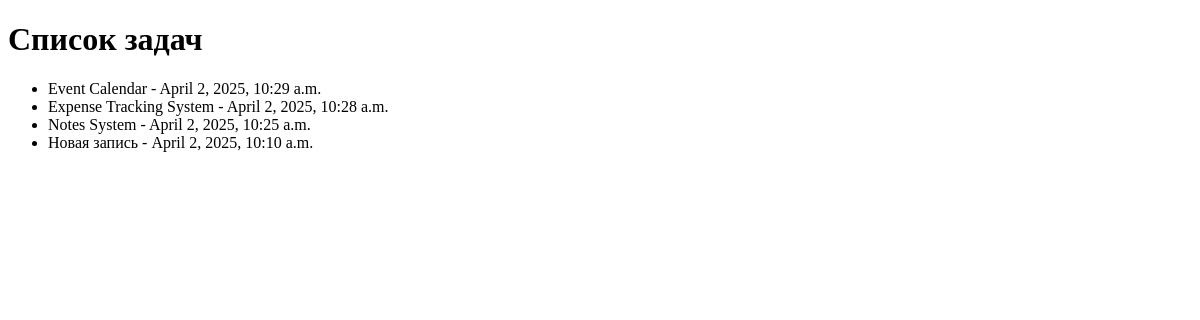
Before: / with the older database file.
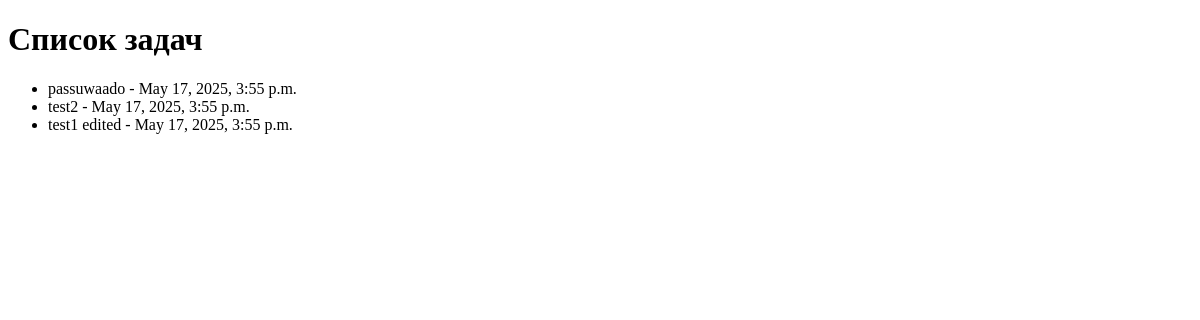
After: the same page with the newer database file.
### tasks/models.py (models this page shows, shortened)
class Entry(models.Model):
    title = models.CharField(max_length=200)
    content = models.TextField()
    description = models.TextField(null=True, blank=True)  # Добавить описание
    priority = models.CharField(max_length=50, null=True, blank=True)  # Добавить приоритет
    status = models.CharField(max_length=50, null=True, blank=True)  # Добавить статус
    category = models.ForeignKey(Category, on_delete=models.SET_NULL, null=True, blank=True)  #FK
    tags = models.ManyToManyField(Tag, blank=True)  # Связь с тегами через ManyToManyField
    created_at = models.DateTimeField(auto_now_add=True)
    updated_at = models.DateTimeField(auto_now=True)
    user = models.ForeignKey(User, on_delete=models.CASCADE, null=True)  # Пользователь, который создает заметку
    password = models.CharField(max_length=128, blank=True, null=True)  #Защита паролем
    class Meta:
        ordering = ['-created_at']

### tasks/views.py (the view)
# urls.py: path('', views.home, name='home'),
def home(request):
    tasks = Entry.objects.all()  # Получаем все записи из модели Entry
    return render(request, 'home.html', {'tasks': tasks})  # Передаем задачи в шаблон

### tasks/templates/home.html (shortened to what this page needs)
<!DOCTYPE html>
<html lang="en">
<head>
</head>
<body>
    <h1>Список задач</h1>
    <ul>
        {% for task in tasks %}
            <li>{{ task.title }} - {{ task.created_at }}</li>
        {% empty %}
            <li>Задачи не найдены</li>
        {% endfor %}
    </ul>
</body>
</html>

Changed rows visible on the page:
removed Entry: title "Event Calendar", created_at "April 2, 2025, 10:29 a.m."
removed Entry: title "Expense Tracking System", created_at "April 2, 2025, 10:28 a.m."
removed Entry: title "Новая запись", created_at "April 2, 2025, 10:10 a.m."
added Entry: title "passuwaado", created_at "May 17, 2025, 3:55 p.m."
changed Entry: title "Notes System" → "test2"; created_at "April 2, 2025, 10:25 a.m." → "May 17, 2025, 3:55 p.m."
added Entry: title "test1 edited", created_at "May 17, 2025, 3:55 p.m."
